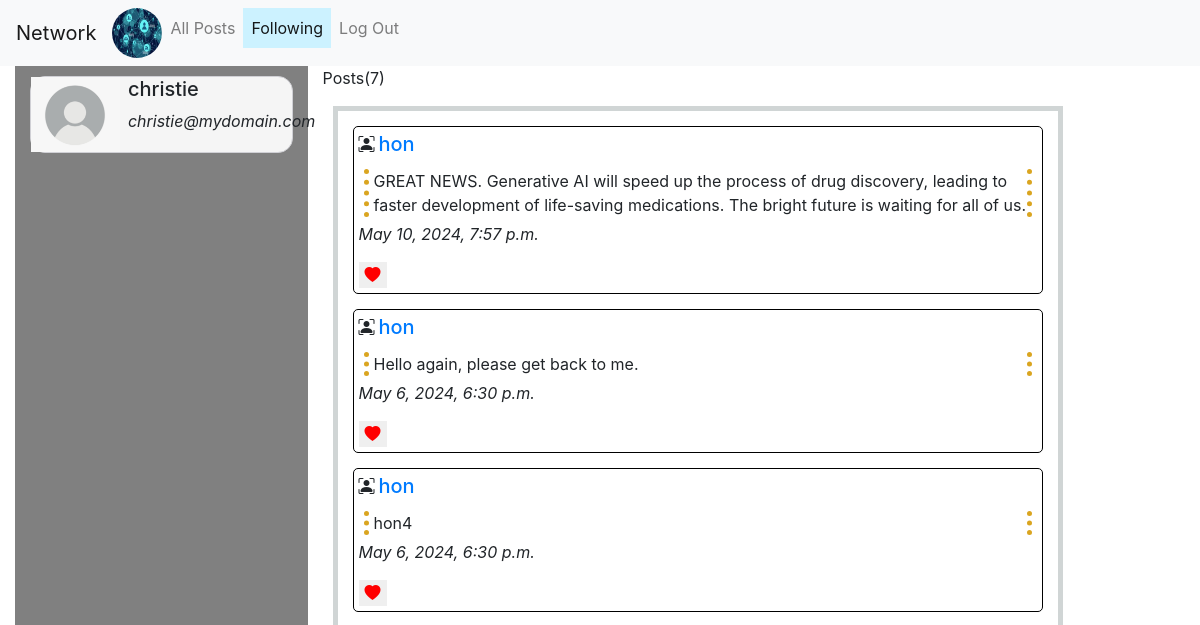
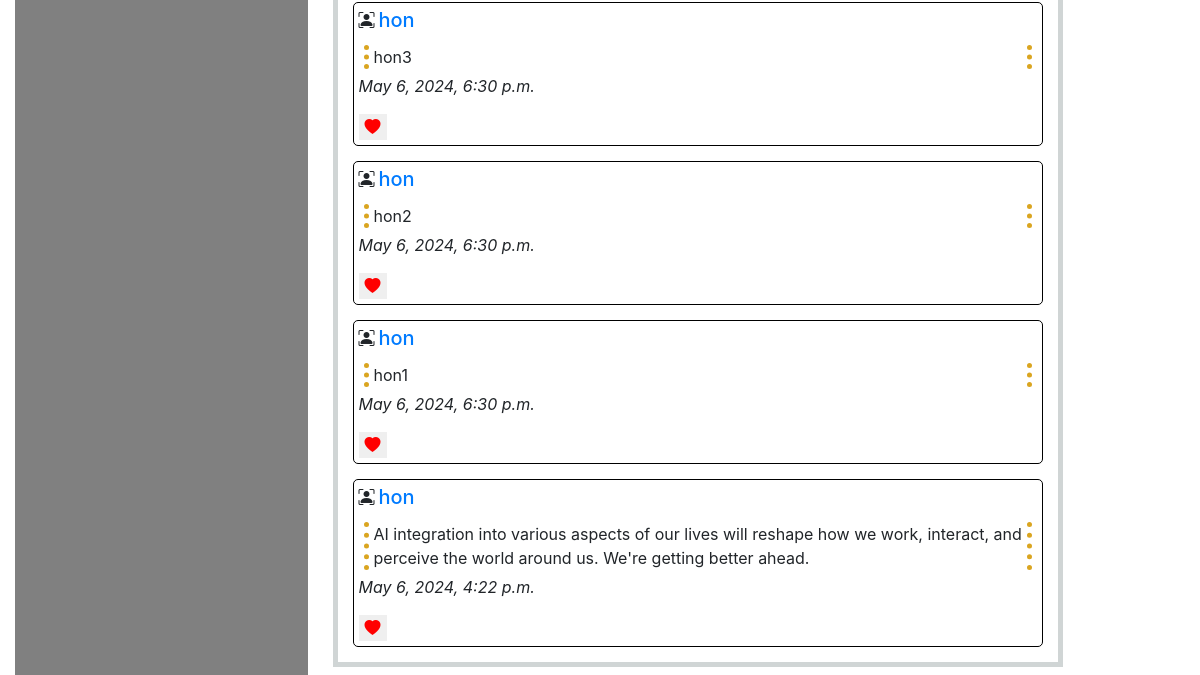
Page /following (signed in) on the earlier database version (2 pictures, top to bottom).
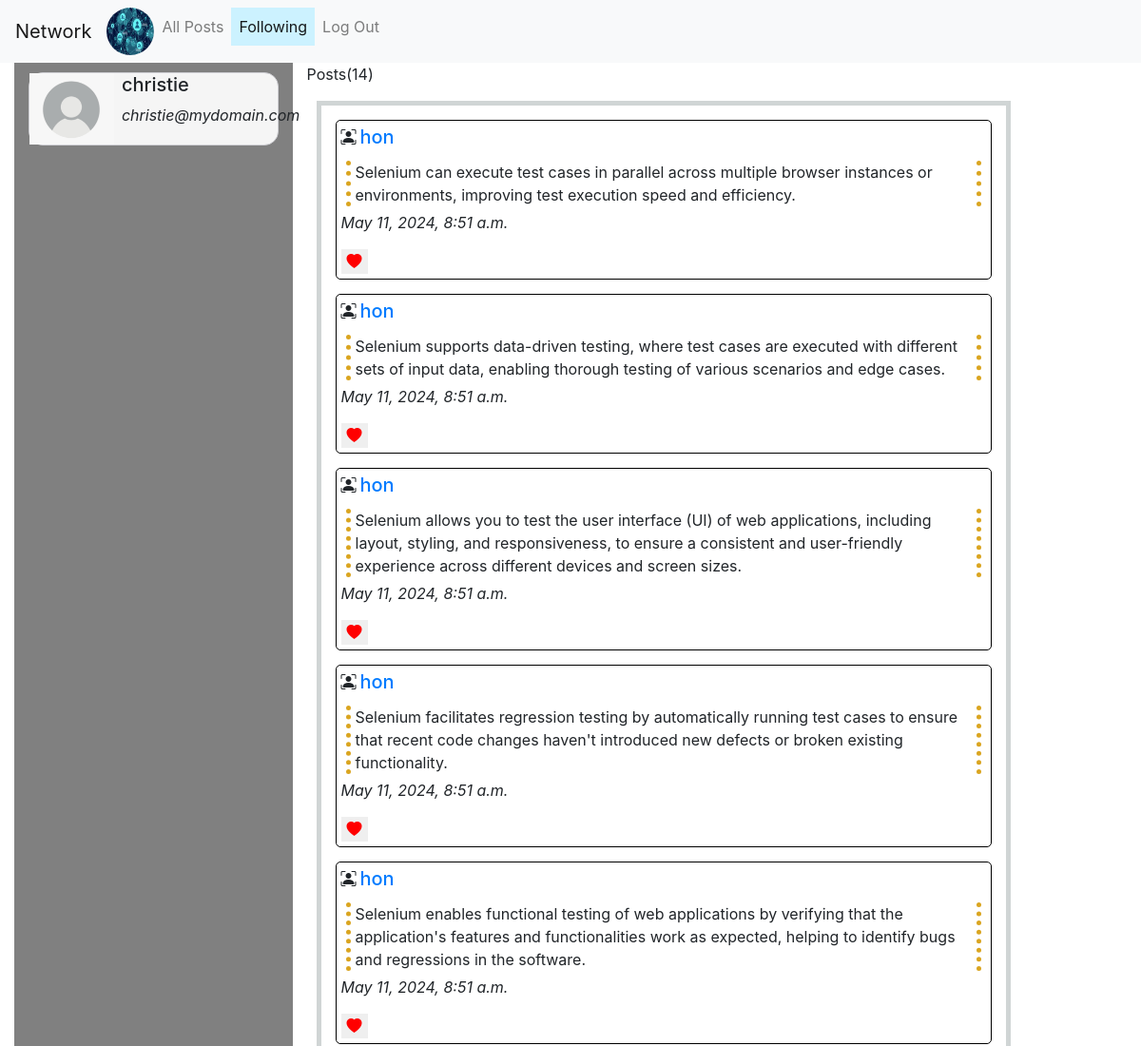
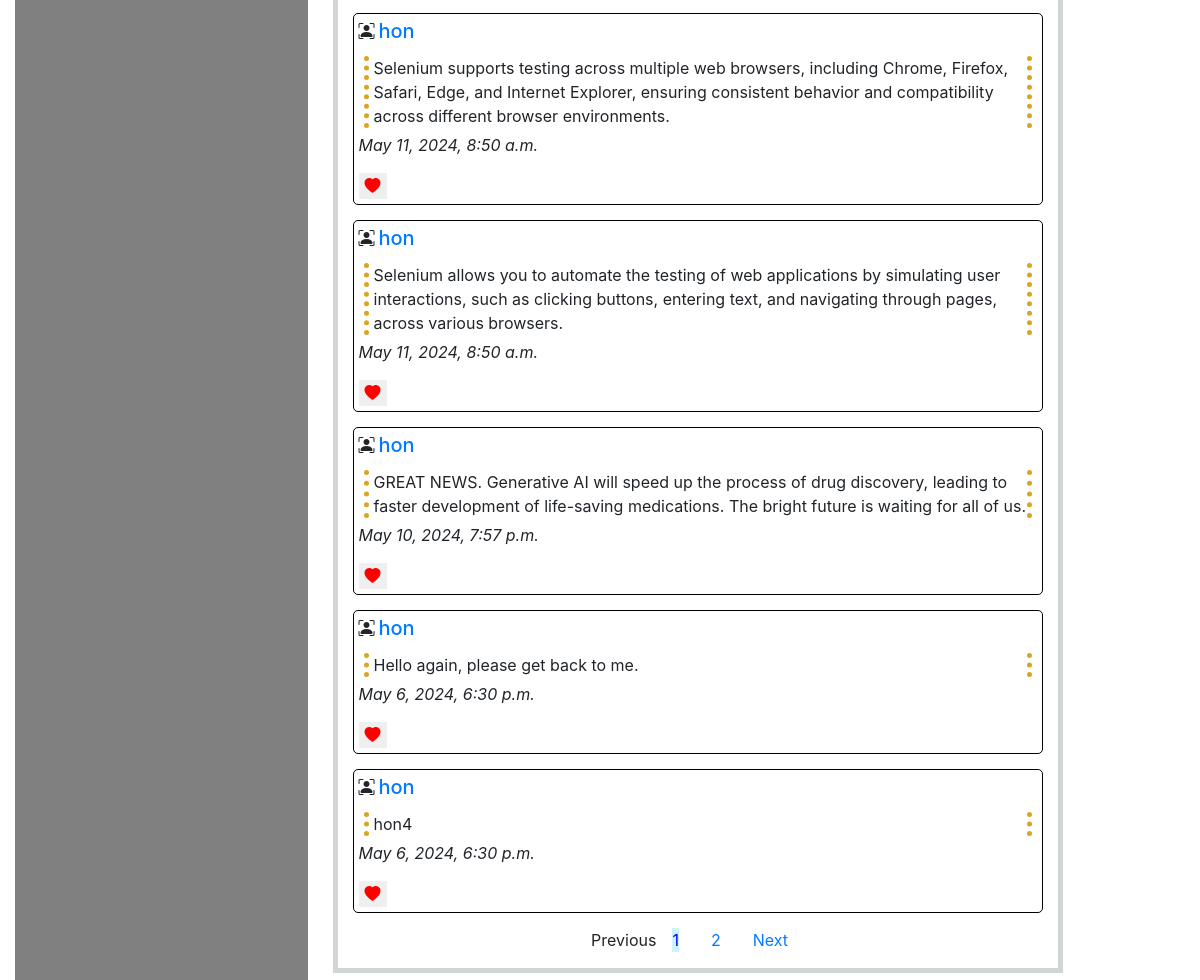
Same page on the later database version (2 pictures, top to bottom).
### network/models.py (models this page shows)
class Post(models.Model):
    poster=models.ForeignKey(User,on_delete=models.CASCADE,related_name="posts")
    content=models.TextField()
    timestamp=models.DateTimeField(auto_now_add=True)

class User(AbstractUser):
    pass

### network/views.py (the view)
# urls.py: path('following',views.following,name="following"),
def following(request):
    if request.user.is_authenticated:
        all_users_i_follow = User.objects.filter(followers__follower=request.user)
        all_users_posts=[]
        all_users_posts=Post.objects.filter(poster__in=all_users_i_follow)
        post_counts=len(all_users_posts)
        all_users_posts=all_users_posts.order_by('-timestamp')
        logging.debug(f'all_users_posts::{all_users_posts}')
        paginator = Paginator(all_users_posts, 10)
        page = request.GET.get('page', 1)
        try:
            all_users_posts = paginator.page(page)
        except PageNotAnInteger:
            all_users_posts = paginator.page(1)
        except EmptyPage:
            all_users_posts = paginator.page(paginator.num_pages)
    return render(request,'network/following.html',{'posts':all_users_posts,'post_counts':post_counts})

### network/templates/network/following.html (shortened to what this page needs)
{% extends "network/layout.html" %} {%block title%}
{% load static %}Following Page{%endblock%}
{%block body %}
<div class="following-container row">
<div class="col-3 left">
   {%if request.user.is_authenticated %}
      <div class="d-flex person">
         <img src="{% static 'network/images/person.png' %}" alt='person' width="90" height="75" />
         <div class="sub-person ml-2">
            <h5>{{request.user.username}}</h5>
            <p><i>{{request.user.email}}</i></p>
         </div>
      </div>
      {%else%}
      <p>You're not logged in.</p>
   {% endif %}
</div>
<div class="col-8">
   {%if post_counts%}
   <p>Posts({{ post_counts}})</p>
   {%else%}
   <h5 class="mt-4 justify-content-center">You are currently not following any posters.</h5>
   {%endif%}
{%if posts%}
<div class="new-post">
   {%for post in posts%}
   <div class="sub-new-post">
      <div class="d-flex">
         <i class="bi bi-person-bounding-box"></i><h5 class="mx-1"><a href="{% url 'profile' post.poster.id %}">{{post.poster.username}}</a></h5>
      </div>
      <p class="original">{{post.content}}</p>
      <p><i>{{post.timestamp}}</i></p>
      <div class="like">
         <button type="button" data-post-id="{{ post.id }}" class="like-btn liked" id="btnLike">
         <i class="bi bi-heart-fill heart" id="heart-icon-{{ post.id }}"></i>
       </button>
     </div>
   </div>
   {%endfor%}
   <div class="pagination-container">
      {% if posts.has_other_pages %}
        <ul class="pagination justify-content-center">
        {% if posts.has_previous %}
          <li class="mx-3"><a href="?page={{ posts.previous_page_number }}">Previous</a></li>
        {% else %}
          <li class="disabled class="mx-3""><span>Previous</span></li>
        {% endif %}
        {% for i in posts.paginator.page_range %}
          {% if posts.number == i %}
            <li class="active mx-3"><span>{{ i }} <span class="sr-only">(current)</span></span></li>
          {% else %}
            <li class="mx-3"><a href="?page={{ i }}">{{ i }}</a></li>
          {% endif %}
        {% endfor %}
        {% if posts.has_next %}
          <li class="mx-3"><a href="?page={{ posts.next_page_number }}">Next</a></li>
        {% else %}
          <li class="disabled mx-3"><span>Next</span></li>
        {% endif %}
        </ul>
     {% endif %}
        </div>
  </div>
{%endif%}
</div>
</div>
{%endblock%}

Differences in the rows shown:
no longer on this page (row unchanged): Post: poster.username "hon", content "hon3", timestamp "May 6, 2024, 6:30 p.m."
no longer on this page (row unchanged): Post: poster.username "hon", content "hon2", timestamp "May 6, 2024, 6:30 p.m."
no longer on this page (row unchanged): Post: poster.username "hon", content "hon1", timestamp "May 6, 2024, 6:30 p.m."
no longer on this page (row unchanged): Post: poster.username "hon", content "AI integration into various aspects of our lives will reshape how we work, interact, and perceive the world around us. We're getting better ahead.", timestamp "May 6, 2024, 4:22 p.m."
added Post: poster.username "hon", content "Selenium can execute test cases in parallel across multiple browser instances or environments, improving test execution speed and efficiency.", timestamp "May 11, 2024, 8:51 a.m."
added Post: poster.username "hon", content "Selenium supports data-driven testing, where test cases are executed with different sets of input data, enabling thorough testing of various scenarios and edge cases.", timestamp "May 11, 2024, 8:51 a.m."
added Post: poster.username "hon", content "Selenium allows you to test the user interface (UI) of web applications, including layout, styling, and responsiveness, to ensure a consistent and user-friendly experience across different devices and screen sizes.", timestamp "May 11, 2024, 8:51 a.m."
added Post: poster.username "hon", content "Selenium facilitates regression testing by automatically running test cases to ensure that recent code changes haven't introduced new defects or broken existing functionality.", timestamp "May 11, 2024, 8:51 a.m."
added Post: poster.username "hon", content "Selenium enables functional testing of web applications by verifying that the application's features and functionalities work as expected, helping to identify bugs and regressions in the software.", timestamp "May 11, 2024, 8:51 a.m."
added Post: poster.username "hon", content "Selenium supports testing across multiple web browsers, including Chrome, Firefox, Safari, Edge, and Internet Explorer, ensuring consistent behavior and compatibility across different browser environments.", timestamp "May 11, 2024, 8:50 a.m."
added Post: poster.username "hon", content "Selenium allows you to automate the testing of web applications by simulating user interactions, such as clicking buttons, entering text, and navigating through pages, across various browsers.", timestamp "May 11, 2024, 8:50 a.m."
Other differences:
{{ post_counts }}: "7" → "14"
text now shown: "Previous Next"
new list line: "1"
new list line: "2"
